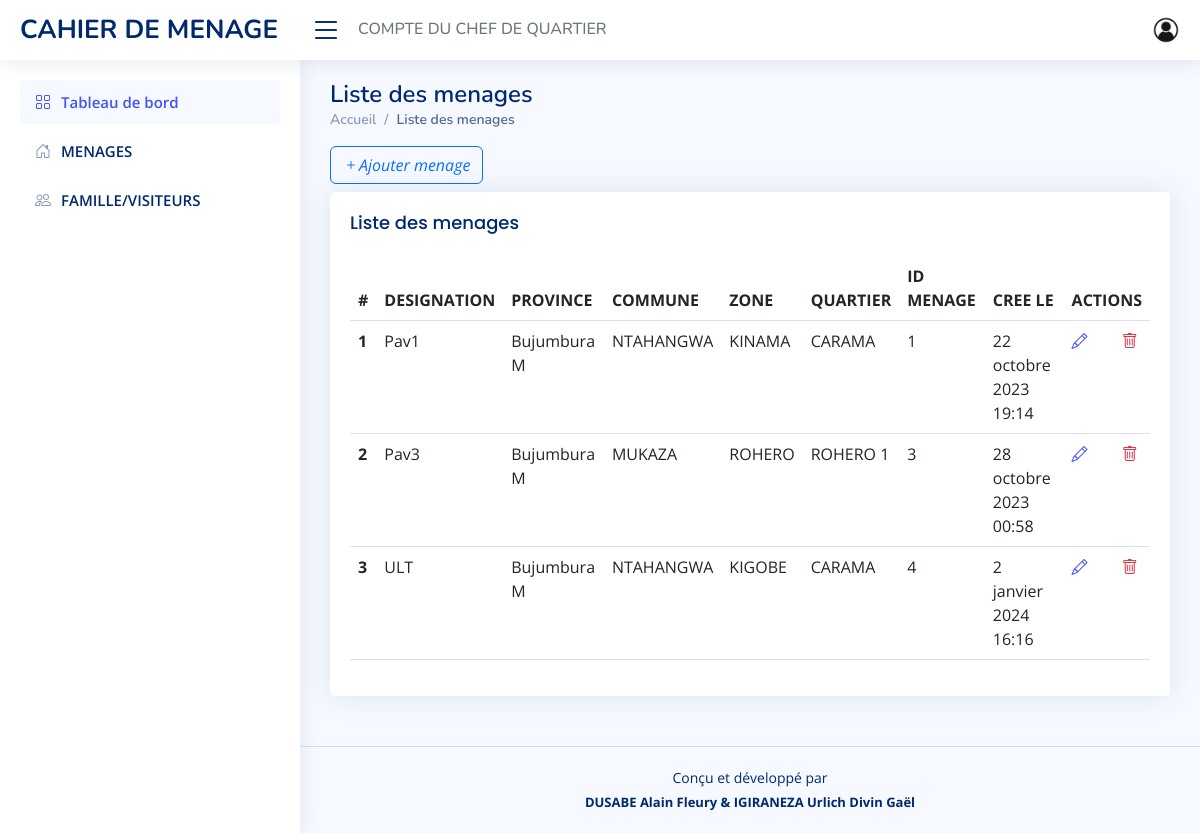
Screenshot of /household (signed in) with the database file from the repository.
### app/models/household.py (models this page shows, shortened)
class Household(models.Model):
    designation = models.CharField(max_length=100)
    province = models.ForeignKey(Province, on_delete=models.CASCADE)
    commune = models.ForeignKey(Commune, on_delete=models.CASCADE)
    zone = models.ForeignKey(Zone, on_delete=models.CASCADE)
    quartier = models.ForeignKey(Quartier, on_delete=models.CASCADE)
    created_at = models.DateTimeField(auto_now_add=True)
    created_by = models.ForeignKey(User, on_delete=models.CASCADE)

### app/models/province.py (models this page shows, shortened)
class Province (models.Model):
    province = models.CharField(max_length=15, unique=True)

### app/models/commune.py (models this page shows, shortened)
class Commune (models.Model):
    province = models.ForeignKey(Province, on_delete=models.CASCADE)
    commune = models.CharField(max_length=15, unique=True)

### app/models/zone.py (models this page shows, shortened)
class Zone (models.Model):
    province=models.ForeignKey(Province, on_delete=models.CASCADE,null=True,related_name='provinces')
    commune=models.ForeignKey(Commune, on_delete=models.CASCADE,null=True,related_name='communes')
    zone = models.CharField(max_length=15, unique=True)

### app/models/quartier.py (models this page shows, shortened)
class Quartier (models.Model):
    province=models.ForeignKey(Province, on_delete=models.CASCADE,null=True,related_name='_provinces')
    commune=models.ForeignKey(Commune, on_delete=models.CASCADE,null=True,related_name='_communes')
    zone = models.ForeignKey(Zone, on_delete=models.CASCADE,null=True,related_name='_zones')
    quartier = models.CharField(max_length=15, unique=True)

### app/views/household.py (the view)
# urls.py: path('', home.index, name ='dashboard'),
@login_required(login_url ='login')
def index(request):
    assert isinstance(request, HttpRequest)
    page_title = 'Liste des menages'
    template = 'app/settings/household/index.html'
    households_list = Household.objects.filter(created_by=request.user)
    context = {
        'page_title': page_title,
        'households_list': households_list,
    }
    return render(
        request,
        template_name=template,
        context=context
    )

### app/templatetags/user_tags.py (called while the page is built)
@register.filter
def user_belongs_to_group(user, group_name):
    return user.groups.filter(name=group_name).exists()

### app/templates/app/settings/household/index.html (shortened to what this page needs)
{% extends 'app/layouts/default.html' %}
{% block content %}
{% load crispy_forms_tags %}
<button onclick="window.location.href='{% url 'add_household' %}'" class="btn btn-outline-primary mb-2"><i
        class="bi bi-plus">Ajouter menage</i></button>
{% if households_list %}
<section class="section">
    <div class="row">
        <div class="col-lg-12">
            <div class="card">
                <div class="card-body">
                    <h5 class="card-title">{{page_title}}</h5>
                    <table class="table datatable">
                        <thead>
                            <tr>
                                <th scope="col">#</th>
                                <th scope="col">DESIGNATION</th>
                                <th scope="col">PROVINCE</th>
                                <th scope="col">COMMUNE</th>
                                <th scope="col">ZONE</th>
                                <th scope="col">QUARTIER</th>
                                <th scope="col">ID MENAGE</th>
                                <th scope="col">CREE LE</th>
                                <th scope="col">ACTIONS</th>
                            </tr>
                        </thead>
                        <tbody>
                            {% for household in households_list %}
                            <tr>
                                <th scope="row">{{ forloop.counter }}</th>
                                <td>{{ household.designation }}</td>
                                <td>{{ household.province.province }}</td>
                                <td>{{ household.commune.commune }}</td>
                                <td>{{ household.zone.zone }}</td>
                                <td>{{ household.quartier.quartier }}</td>
                                <td>{{ household.id }}</td>
                                <td>{{ household.created_at }}</td>
                                <td>
                                    <a href="{% url 'edit_household' household.id %}" style="margin-right: 30px;"><i
                                            class="bi bi-pencil"></i></a>
                                    <a href="{% url 'delete_household' household.id %}"
                                        onclick="return confirm('Voulez-vous vraiment supprimer ?')"><i
                                            class="bi bi-trash text-danger"></i></a>
                                </td>
                            </tr>
                            {% endfor %}
                        </tbody>
                    </table>
                </div>
            </div>
        </div>
    </div>
</section>
{% else %}
<p class="text-center text-danger" style="font-size: 20px; line-height: 1.5;">PAS DE MENAGE ENREGISTREE</p>
{% endif %}
{% endblock %}

### app/static/app/css/style.css (style rules this page uses)
:root { scroll-behavior: smooth; }
body { font-family: "Open Sans", sans-serif; background: #f6f9ff; color: #444444; }
a { color: #4154f1; text-decoration: none; }
h1, h2, h3, h4, h5, h6 { font-family: "Nunito", sans-serif; }
.card { margin-bottom: 30px; border: none; border-radius: 5px; box-shadow: 0px 0 30px rgba(1, 41, 112, 0.1); }
.card-title { padding: 20px 0 15px 0; font-size: 18px; font-weight: 500; color: #012970; font-family: "Poppins", sans-serif; }
.card-body { padding: 0 20px 20px 20px; }

### rows the page displays
Household: designation "Pav1", province.province "Bujumbura M", commune.commune "NTAHANGWA", zone.zone "KINAMA", quartier.quartier "CARAMA", id "1", created_at "22 octobre 2023 19:14"
Household: designation "Pav3", province.province "Bujumbura M", commune.commune "MUKAZA", zone.zone "ROHERO", quartier.quartier "ROHERO 1", id "3", created_at "28 octobre 2023 00:58"
Household: designation "ULT", province.province "Bujumbura M", commune.commune "NTAHANGWA", zone.zone "KIGOBE", quartier.quartier "CARAMA", id "4", created_at "2 janvier 2024 16:16"

### other values shown
{{ page_title }} "Liste des menages"
